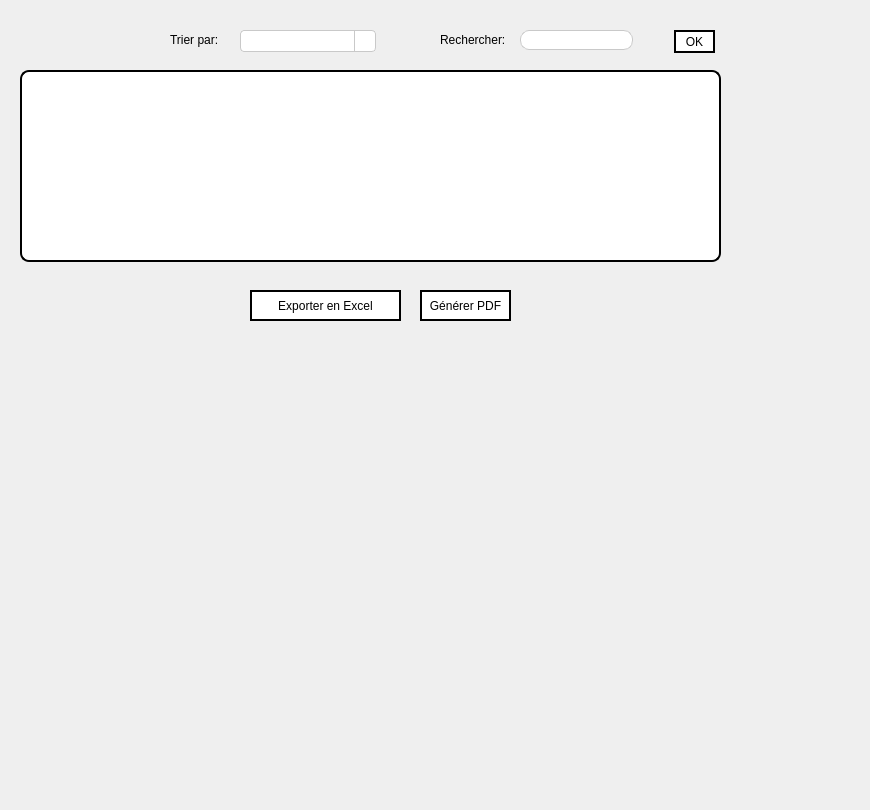
      <widget class="QWidget" name="tab_132">
       <attribute name="title">
        <string>Afficher un client</string>
       </attribute>
       <widget class="QLabel" name="label_176">
        <property name="geometry">
         <rect>
          <x>110</x>
          <y>-20</y>
          <width>47</width>
          <height>14</height>
         </rect>
        </property>
        <property name="text">
         <string>TextLabel</string>
        </property>
       </widget>
       <widget class="QLabel" name="label_177">
        <property name="geometry">
         <rect>
          <x>170</x>
          <y>30</y>
          <width>61</width>
          <height>20</height>
         </rect>
        </property>
        <property name="text">
         <string>Trier par:</string>
        </property>
       </widget>
       <widget class="QLineEdit" name="Recherche_NOUR_4">
        <property name="geometry">
         <rect>
          <x>520</x>
          <y>30</y>
          <width>113</width>
          <height>20</height>
         </rect>
        </property>
        <property name="styleSheet">
         <string notr="true">QLineEdit {
background-color: #ffffff;
border: 1px solid #c9c9c9;
border-radius: 9px;
padding: 2px 8px;
}

QLineEdit:focus {
border-color: #1e90ff;
}</string>
        </property>
        <property name="text">
         <string/>
        </property>
       </widget>
       <widget class="QLabel" name="label_178">
        <property name="geometry">
         <rect>
          <x>440</x>
          <y>30</y>
          <width>81</width>
          <height>20</height>
         </rect>
        </property>
        <property name="text">
         <string>Rechercher:</string>
        </property>
       </widget>
       <widget class="QTableView" name="tableView_NOUR_4">
        <property name="geometry">
         <rect>
          <x>20</x>
          <y>70</y>
          <width>701</width>
          <height>192</height>
         </rect>
        </property>
        <property name="styleSheet">
         <string notr="true">
QTableView {
background-color: #ffffff;
border: 2px solid #000000;
border-radius: 9px;
selection-background-color: #1e90ff;
selection-color: #ffffff;
}

QHeaderView::section {
background-color: #f0f0f0;
border: 9px solid #000000;
border-radius: 4px;
padding: 4px;
}</string>
        </property>
       </widget>
       <widget class="QPushButton" name="Rechercher_NOUR_4">
        <property name="geometry">
         <rect>
          <x>674</x>
          <y>30</y>
          <width>41</width>
          <height>23</height>
         </rect>
        </property>
        <property name="styleSheet">
         <string notr="true">QPushButton {
border: 2px solid black;
font: 87 7pt &quot;Segoe UI Black&quot;;
	background-color: rgb(255, 255, 255);

}</string>
        </property>
        <property name="text">
         <string>OK</string>
        </property>
       </widget>
       <widget class="QComboBox" name="comboBox_NOUR_4">
        <property name="geometry">
         <rect>
          <x>240</x>
          <y>30</y>
          <width>136</width>
          <height>22</height>
         </rect>
        </property>
        <property name="styleSheet">
         <string notr="true">QComboBox {
background-color: #ffffff;
border: 1px solid #c9c9c9;
border-radius: 4px;
padding: 4px;
min-width: 6em;
}

QComboBox::drop-down {
subcontrol-origin: padding;
subcontrol-position: top right;
width: 20px;
border-left-width: 1px;
border-left-color: #c9c9c9;
border-left-style: solid;
border-top-right-radius: 4px;
border-bottom-right-radius: 4px;
}

QComboBox::down-arrow {
image: url(:/down_arrow.png);
}

QComboBox:hover {
border-color: #1e90ff;
}

QComboBox:focus {
border-color: #1e90ff;
}</string>
        </property>
       </widget>
       <widget class="QPushButton" name="pushButton_3_NOUR_4">
        <property name="geometry">
         <rect>
          <x>250</x>
          <y>290</y>
          <width>151</width>
          <height>31</height>
         </rect>
        </property>
        <property name="styleSheet">
         <string notr="true">QPushButton {
border: 2px solid black;
font: 87 7pt &quot;Segoe UI Black&quot;;
	background-color: rgb(255, 255, 255);

}</string>
        </property>
        <property name="text">
         <string>Exporter en Excel</string>
        </property>
       </widget>
       <widget class="QLabel" name="label_215">
        <property name="geometry">
         <rect>
          <x>-70</x>
          <y>-70</y>
          <width>861</width>
          <height>801</height>
         </rect>
        </property>
        <property name="text">
         <string/>
        </property>
        <property name="pixmap">
         <pixmap resource="fond.qrc">:/Plan de travail 1@3x.png</pixmap>
        </property>
       </widget>
       <widget class="QPushButton" name="generer_pdf_9">
        <property name="geometry">
         <rect>
          <x>420</x>
          <y>290</y>
          <width>91</width>
          <height>31</height>
         </rect>
        </property>
        <property name="styleSheet">
         <string notr="true">QPushButton {
border: 2px solid black;
font: 87 7pt &quot;Segoe UI Black&quot;;
	background-color: rgb(255, 255, 255);

}</string>
        </property>
        <property name="text">
         <string>Générer PDF</string>
        </property>
       </widget>
       <zorder>label_215</zorder>
       <zorder>label_176</zorder>
       <zorder>label_177</zorder>
       <zorder>Recherche_NOUR_4</zorder>
       <zorder>label_178</zorder>
       <zorder>tableView_NOUR_4</zorder>
       <zorder>Rechercher_NOUR_4</zorder>
       <zorder>comboBox_NOUR_4</zorder>
       <zorder>pushButton_3_NOUR_4</zorder>
       <zorder>generer_pdf_9</zorder>
      </widget>
